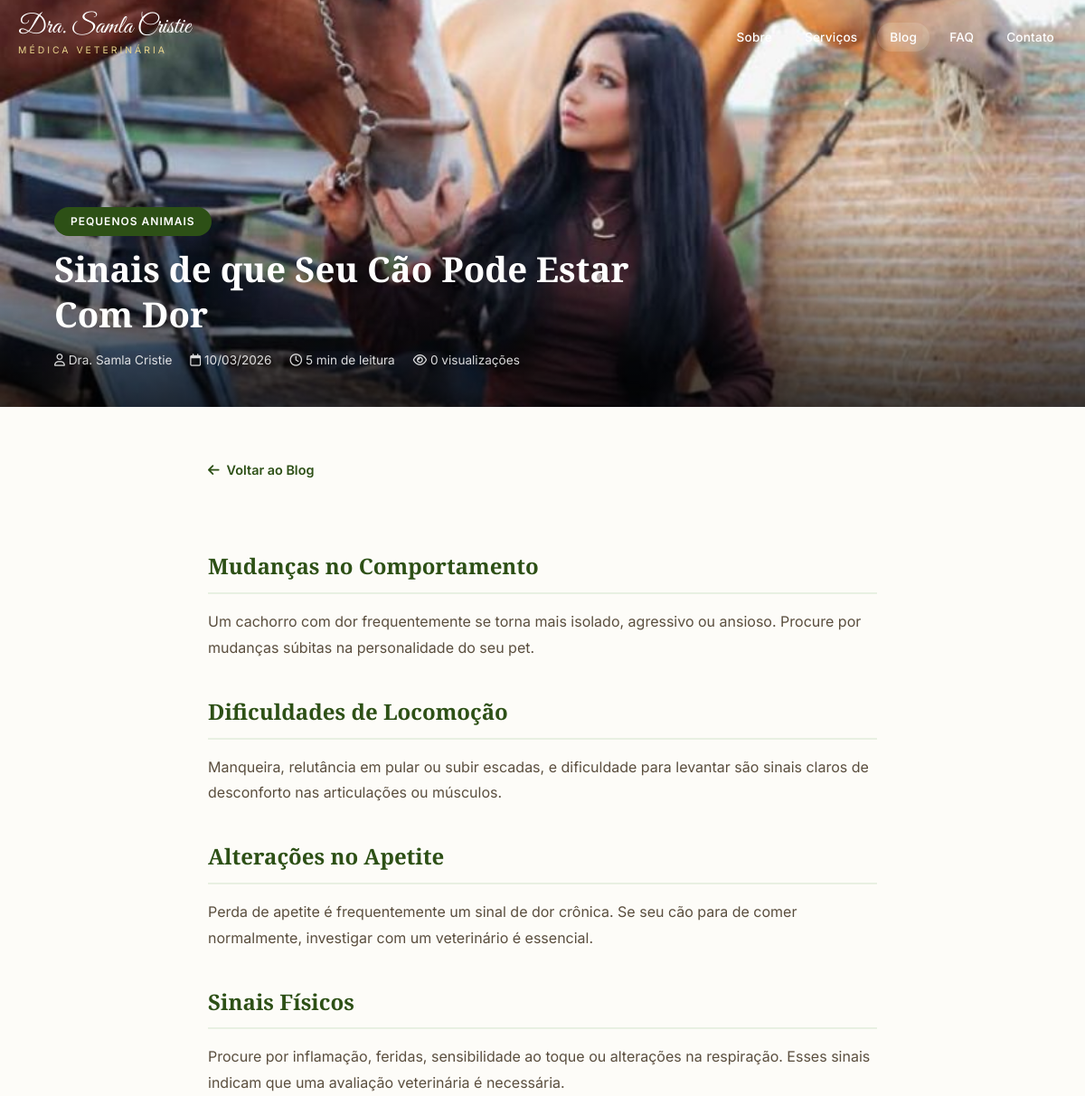
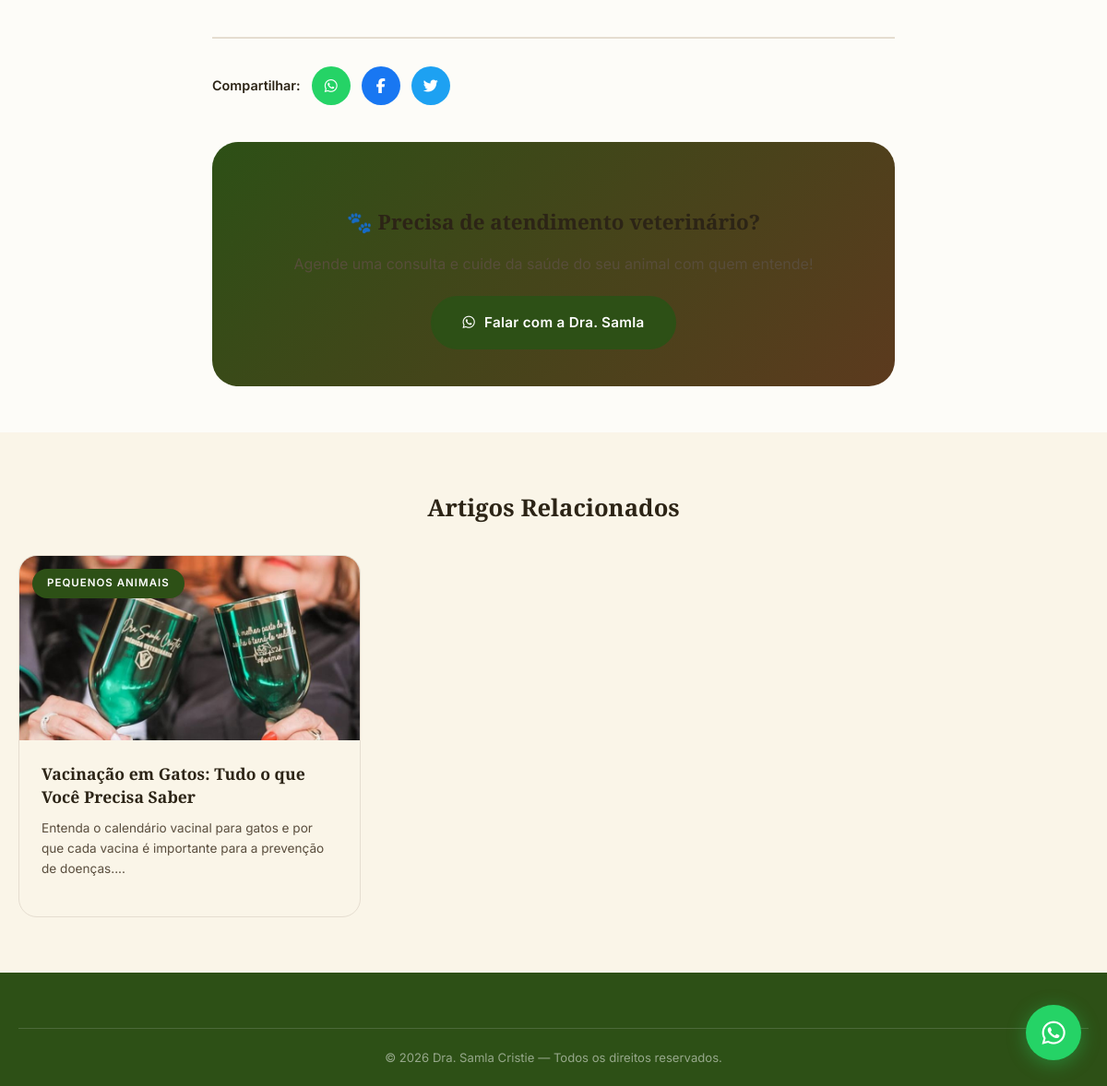
/artigo.php?slug=sinais-cao-com-dor, run on the app's committed database (2 pictures, top to bottom).
### tables this page shows
CREATE TABLE IF NOT EXISTS `articles` (
    `id` INT AUTO_INCREMENT PRIMARY KEY,
    `title` VARCHAR(300) NOT NULL,
    `slug` VARCHAR(300) NOT NULL UNIQUE,
    `excerpt` TEXT,
    `content` LONGTEXT,
    `image` VARCHAR(255),
    `category` VARCHAR(100),
    `author` VARCHAR(200) DEFAULT 'Dra. Samla Cristie',
    `read_time` VARCHAR(20) DEFAULT '5 min',
    `featured` TINYINT(1) DEFAULT 0,
    `active` TINYINT(1) DEFAULT 1,
    `views` INT DEFAULT 0,
    `created_at` TIMESTAMP DEFAULT CURRENT_TIMESTAMP,
    `updated_at` TIMESTAMP DEFAULT CURRENT_TIMESTAMP ON UPDATE CURRENT_TIMESTAMP
);

### config.php (called while the page is built, shortened)
<?php
function getDB($returnError = false) {
    static $pdo = null;
    if ($pdo === null) {
        try {
            $dsn = 'mysql:host=' . DB_HOST . ';dbname=' . DB_NAME . ';charset=' . DB_CHARSET;
            $pdo = new PDO($dsn, DB_USER, DB_PASS, [
                PDO::ATTR_ERRMODE => PDO::ERRMODE_EXCEPTION,
                PDO::ATTR_DEFAULT_FETCH_MODE => PDO::FETCH_ASSOC,
                PDO::ATTR_EMULATE_PREPARES => false,
            ]);
        } catch (PDOException $e) {
            if ($returnError) {
                return ['error' => $e->getMessage()];
            }
            die('Erro na conexão com o banco de dados: ' . $e->getMessage());
        }
    }
    return $pdo;
}
function e($str) {
    return htmlspecialchars($str ?? '', ENT_QUOTES, 'UTF-8');
}
function getAllSettings() {
    try {
        $db = getDB();
        $stmt = $db->query('SELECT setting_key, setting_value FROM settings');
        $settings = [];
        return $settings;
    } catch (Exception $e) {
        return [];
    }
}

### artigo.php (the view, shortened to what this page needs)
<?php
require_once __DIR__ . '/config.php';
$db = getDB();
$s = getAllSettings();
$wa = $s['whatsapp_number'] ?? '5562994793553';
$waLink = "https://wa.me/{$wa}?text=" . urlencode("Olá Samy vim do site pode me ajudar?");
$slug = $_GET['slug'] ?? '';
$stmt = $db->prepare("SELECT * FROM articles WHERE slug = ? AND active = 1");
$stmt->execute([$slug]);
$article = $stmt->fetch();
$db->prepare("UPDATE articles SET views = views + 1 WHERE id = ?")->execute([$article['id']]);
$related = $db->prepare("SELECT * FROM articles WHERE category = ? AND id != ? AND active = 1 ORDER BY created_at DESC LIMIT 3");
$related->execute([$article['category'], $article['id']]);
$relatedArticles = $related->fetchAll();
?>
<!DOCTYPE html>
<html lang="pt-BR">
<head>
    <link rel="stylesheet" href="https://cdnjs.cloudflare.com/ajax/libs/font-awesome/6.5.1/css/all.min.css">
    <link rel="stylesheet" href="styles.css">
</head>
<body>
    <nav class="navbar scrolled" id="navbar">
        <div class="nav-container">
            <a href="index.php" class="nav-logo">
                <span class="logo-text"><?= e($s['hero_title'] ?? 'Dra. Samla Cristie') ?></span>
                <span class="logo-sub">Médica Veterinária</span>
            </a>
            <ul class="nav-links" id="navLinks">
                <li><a href="index.php#sobre">Sobre</a></li>
                <li><a href="index.php#servicos">Serviços</a></li>
                <li><a href="blog.php" style="background:rgba(255,255,255,0.15)">Blog</a></li>
                <li><a href="index.php#faq">FAQ</a></li>
                <li><a href="index.php#contato">Contato</a></li>
            </ul>
        </div>
    </nav>
    <div class="article-hero">
        <img src="<?= e($article['image']) ?>" alt="<?= e($article['title']) ?>">
        <div class="article-hero-overlay"></div>
        <div class="article-hero-content">
            <div class="container">
                <span class="article-cat"><?= e($article['category']) ?></span>
                <h1><?= e($article['title']) ?></h1>
                <div class="article-meta-hero">
                    <span><i class="far fa-user"></i> <?= e($article['author']) ?></span>
                    <span><i class="far fa-calendar"></i> <?= date('d/m/Y', strtotime($article['created_at'])) ?></span>
                    <span><i class="far fa-clock"></i> <?= e($article['read_time']) ?> de leitura</span>
                    <span><i class="far fa-eye"></i> <?= $article['views'] ?> visualizações</span>
                </div>
            </div>
        </div>
    </div>
    <div class="article-body">
        <a href="blog.php" class="back-link"><i class="fas fa-arrow-left"></i> Voltar ao Blog</a>
        <?= $article['content'] ?>
        <div class="article-share">
            <span>Compartilhar:</span>
            <a href="https://wa.me/?text=<?= urlencode($article['title'] . ' - ' . 'http' . (isset($_SERVER['HTTPS']) ? 's' : '') . '://' . $_SERVER['HTTP_HOST'] . $_SERVER['REQUEST_URI']) ?>" class="share-btn share-wa" target="_blank"><i class="fab fa-whatsapp"></i></a>
            <a href="https://www.facebook.com/sharer/sharer.php?u=<?= urlencode('http' . (isset($_SERVER['HTTPS']) ? 's' : '') . '://' . $_SERVER['HTTP_HOST'] . $_SERVER['REQUEST_URI']) ?>" class="share-btn share-fb" target="_blank"><i class="fab fa-facebook-f"></i></a>
            <a href="https://twitter.com/intent/tweet?text=<?= urlencode($article['title']) ?>&url=<?= urlencode('http' . (isset($_SERVER['HTTPS']) ? 's' : '') . '://' . $_SERVER['HTTP_HOST'] . $_SERVER['REQUEST_URI']) ?>" class="share-btn share-tw" target="_blank"><i class="fab fa-twitter"></i></a>
        </div>
        <div class="article-cta">
            <h3>🐾 Precisa de atendimento veterinário?</h3>
            <p>Agende uma consulta e cuide da saúde do seu animal com quem entende!</p>
            <a href="<?= $waLink ?>" class="btn btn-primary" target="_blank"><i class="fab fa-whatsapp"></i> Falar com a Dra. Samla</a>
        </div>
    </div>
    <?php if (!empty($relatedArticles)): ?>
    <section class="related-section">
        <div class="container">
            <h2>Artigos Relacionados</h2>
            <div class="related-grid">
                <?php foreach ($relatedArticles as $rel): ?>
                <div class="blog-card">
                    <a href="artigo.php?slug=<?= urlencode($rel['slug']) ?>" class="blog-card-link">
                        <div class="blog-img">
                            <img src="<?= e($rel['image']) ?>" alt="<?= e($rel['title']) ?>" loading="lazy">
                            <span class="blog-category"><?= e($rel['category']) ?></span>
                        </div>
                        <div class="blog-content">
                            <h3><?= e($rel['title']) ?></h3>
                            <p><?= e(mb_substr($rel['excerpt'], 0, 120)) ?>...</p>
                        </div>
                    </a>
                </div>
                <?php endforeach; ?>
            </div>
        </div>
    </section>
    <?php endif; ?>
    <footer class="footer">
        <div class="container">
            <div class="footer-bottom"><p>&copy; <?= date('Y') ?> <?= e($s['hero_title'] ?? 'Dra. Samla Cristie') ?> — Todos os direitos reservados.</p></div>
        </div>
    </footer>
    <a href="<?= $waLink ?>" class="whatsapp-float" target="_blank" aria-label="WhatsApp"><i class="fab fa-whatsapp"></i><span class="whatsapp-tooltip">Fale conosco!</span></a>
</body>
</html>

### styles.css (style rules this page uses)
:root { --green-deep: #2d5016; --green-mid: #3d6b22; --green-light: #5a8a3c; --green-pale: #e8f0e2; --brown-dark: #5c3a1e; --brown-mid: #8B4513; --brown-warm: #a0522d; --brown-light: #c8956c; --cream: #FFF8DC; --cream-soft: #faf5e8; --gold: #c9a84c; --gold-light: #e8d48c; --white: #ffffff; --offwhite: #fdfcf8; --text-dark: #2c2416; --text-mid: #5a4e3e; --text-light: #8a7e6e; --border: #e5ddd0; --shadow-sm: 0 2px 8px rgba(44,36,22,0.08); --shadow-md: 0 4px 20px rgba(44,36,22,0.12); --shadow-lg: 0 8px 40px rgba(44,36,22,0.16); --shadow-xl: 0 16px 60px rgba(44,36,22,0.2); --radius-sm: 8px; --radius-md: 12px; --radius-lg: 20px; --radius-xl: 28px; --transition: all 0.3s cubic-bezier(0.4, 0, 0.2, 1); --font-display: 'Great Vibes', cursive; --font-heading: 'Playfair Display', serif; --font-body: 'Inter', sans-serif; }
*, *::before, *::after { margin: 0; padding: 0; box-sizing: border-box; }
html { scroll-behavior: smooth; font-size: 16px; }
body { font-family: var(--font-body); color: var(--text-dark); background: var(--offwhite); line-height: 1.7; overflow-x: hidden; -webkit-font-smoothing: antialiased; }
img { max-width: 100%; height: auto; display: block; }
a { text-decoration: none; color: inherit; transition: var(--transition); }
ul { list-style: none; }
.container { width: 100%; max-width: 1200px; margin: 0 auto; padding: 0 20px; }
.btn { display: inline-flex; align-items: center; gap: 10px; padding: 14px 32px; border-radius: 50px; font-family: var(--font-body); font-weight: 600; font-size: 0.95rem; letter-spacing: 0.3px; cursor: pointer; border: 2px solid transparent; transition: var(--transition); }
.btn-primary { background: var(--green-deep); color: var(--white); border-color: var(--green-deep); }
.navbar { position: fixed; top: 0; left: 0; right: 0; z-index: 1000; background: transparent; transition: var(--transition); padding: 16px 0; }
.nav-container { max-width: 1200px; margin: 0 auto; padding: 0 20px; display: flex; align-items: center; justify-content: space-between; }
.nav-logo { display: flex; flex-direction: column; }
.logo-text { font-family: var(--font-display); font-size: 1.8rem; color: var(--white); line-height: 1; }
.logo-sub { font-family: var(--font-body); font-size: 0.65rem; color: var(--gold-light); text-transform: uppercase; letter-spacing: 3px; margin-top: 2px; }
.nav-links { display: flex; gap: 8px; }
.nav-links a { color: var(--white); font-size: 0.85rem; font-weight: 500; padding: 8px 14px; border-radius: 50px; position: relative; letter-spacing: 0.2px; }
.blog-card { background: var(--cream-soft); border-radius: var(--radius-lg); overflow: hidden; border: 1px solid var(--border); transition: var(--transition); }
.blog-img { position: relative; height: 200px; overflow: hidden; }
.blog-img img { width: 100%; height: 100%; object-fit: cover; transition: transform 0.5s ease; }
.blog-category { position: absolute; top: 14px; left: 14px; background: var(--green-deep); color: var(--white); padding: 6px 16px; border-radius: 50px; font-size: 0.72rem; font-weight: 600; text-transform: uppercase; letter-spacing: 1px; }
.blog-content { padding: 24px; }
.blog-content h3 { font-family: var(--font-heading); font-size: 1.1rem; color: var(--text-dark); margin-bottom: 10px; line-height: 1.4; }
.blog-content p { color: var(--text-mid); font-size: 0.85rem; line-height: 1.65; margin-bottom: 16px; }
.footer { background: var(--green-deep); color: var(--white); padding: 60px 0 0; }
.footer-bottom { border-top: 1px solid rgba(255,255,255,0.15); padding: 20px 0; text-align: center; }
.footer-bottom p { color: rgba(255,255,255,0.5); font-size: 0.82rem; }
.whatsapp-float { position: fixed; bottom: 28px; right: 28px; width: 60px; height: 60px; background: #25D366; color: white; border-radius: 50%; display: flex; align-items: center; justify-content: center; font-size: 1.8rem; box-shadow: 0 4px 20px rgba(37, 211, 102, 0.4); z-index: 999; transition: var(--transition); animation: whatsapp-pulse 2s infinite; }
.blog-card-link { display: block; color: inherit; text-decoration: none; }

### data on the page
articles: image (picture), category "PEQUENOS ANIMAIS", title "Sinais de que Seu Cão Pode Estar Com Dor", author "Dra. Samla Cristie", created_at "10/03/2026", read_time "5 min", views "0", content "Mudanças no Comportamento Um cachorro com dor frequentemente se torna mais isolado, agressivo ou ansioso. Procure por mudanças súbitas na personalidade do seu pet. Dificuldades de Locomoção Manqueira, relutância em pular ou subir escadas, e dificuldade para levantar são sinais claros de desconforto nas articulações ou músculos. Alterações no Apetite Perda de apetite é frequentemente um sinal de dor crônica. Se seu cão para de comer normalmente, investigar com um veterinário é essencial. Sinais Físicos Procure por inflamação, feridas, sensibilidade ao toque ou alterações na respiração. Esses sinais indicam que uma avaliação veterinária é necessária."
articles: image (picture), category "PEQUENOS ANIMAIS", title "Vacinação em Gatos: Tudo o que Você Precisa Saber", excerpt "Entenda o calendário vacinal para gatos e por que cada vacina é importante para a prevenção de doenças."

### other printed values
$s['hero_title'] "Dra. Samla Cristie"
